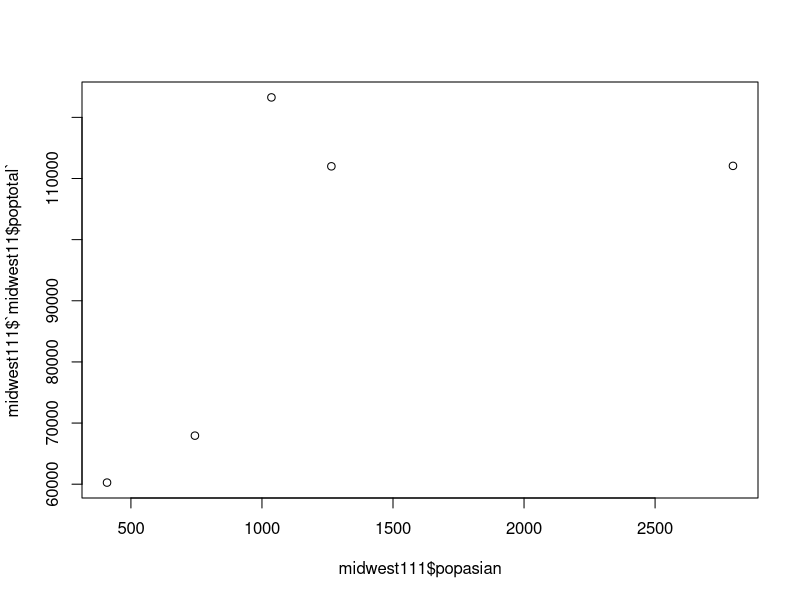
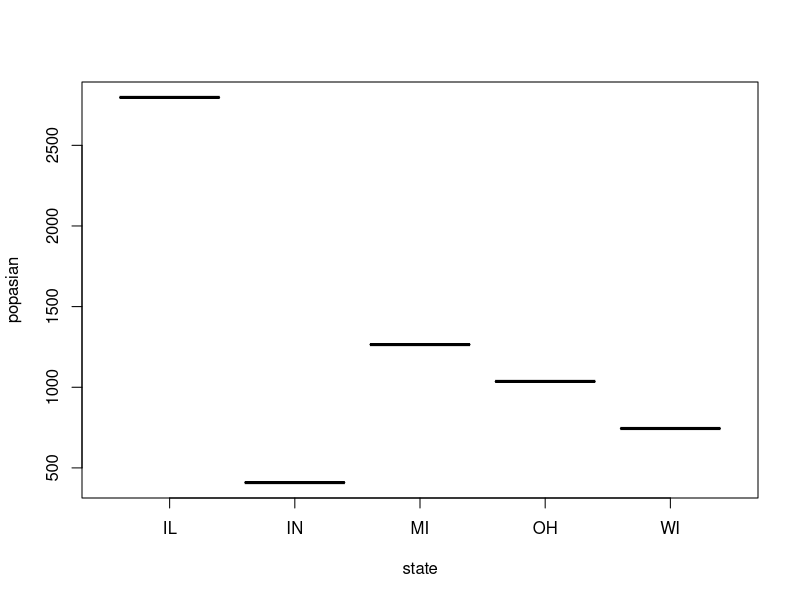
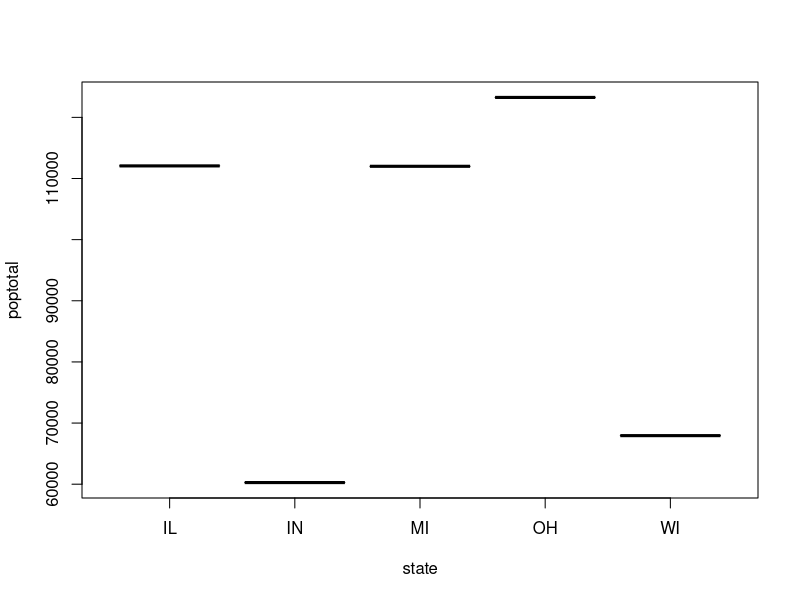
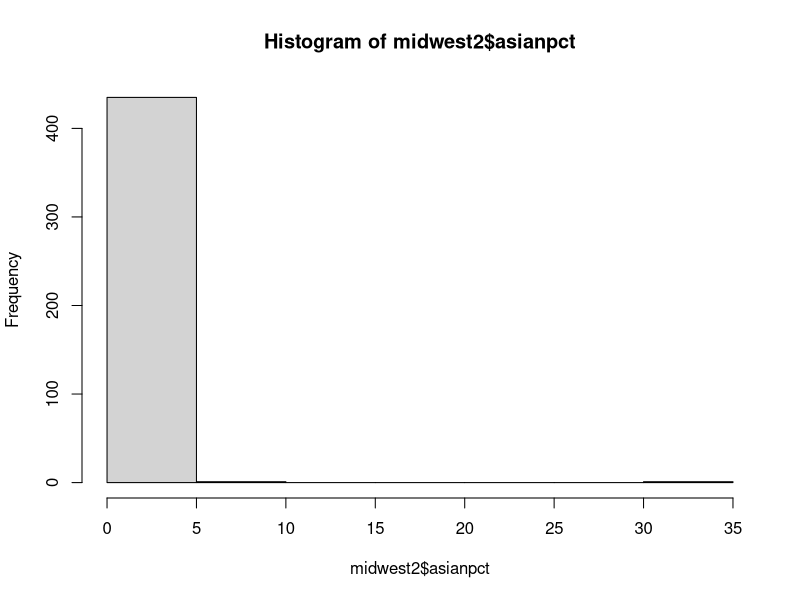
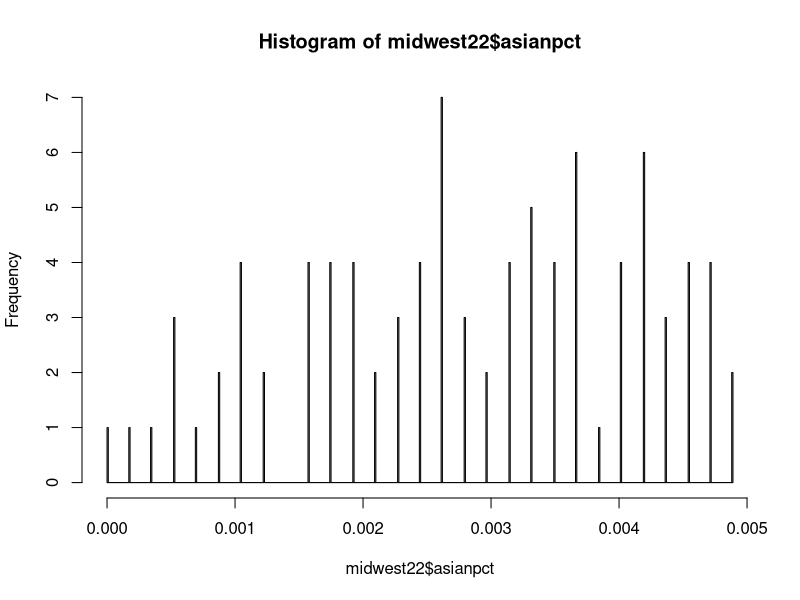
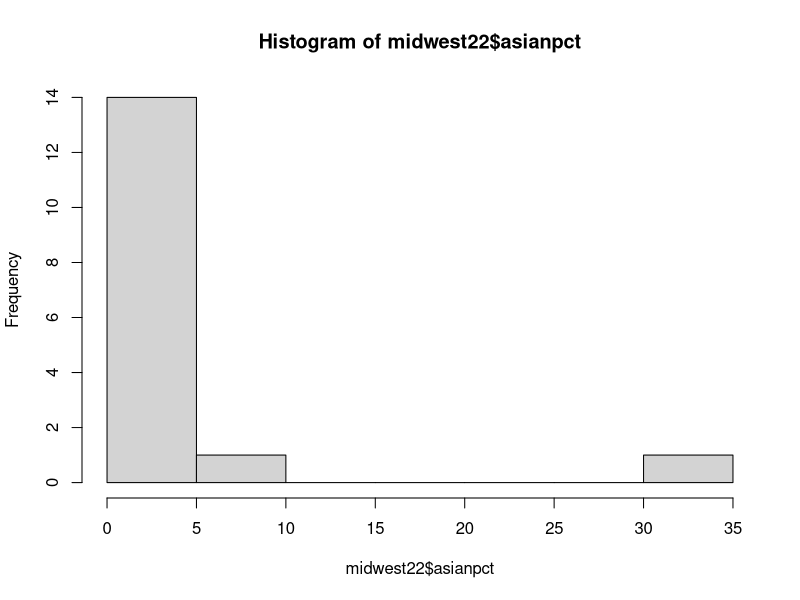
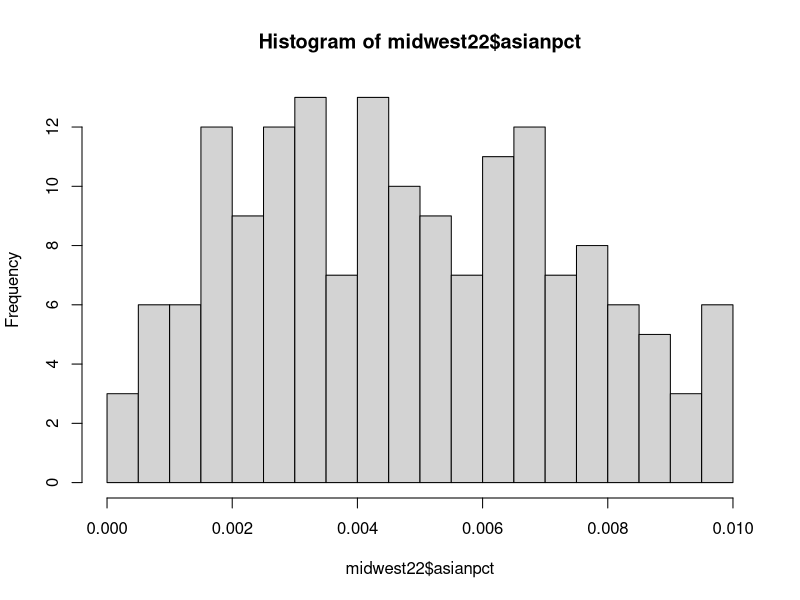

Recreate these plots in R, in order. (Note: this script raises an error after producing the figures.)
# midwest 데이터를 data.frame으로 불러온 후, 전체인구와 아시아계인구 데이터의 특징을 설명하시오. (state별 비교 설명)

midwest = as.data.frame(ggplot2::midwest)
data.frame(midwest)
library(psych)
describe(midwest[c('popasian', 'poptotal')])
summary(midwest[c('popasian', 'poptotal')])
midwest1 = aggregate(data=midwest, popasian~state, mean)
midwest11 = aggregate(data=midwest, poptotal~state, mean)
midwest111 = cbind(midwest1, midwest11$poptotal)
head(midwest1)
plot(midwest111$popasian, midwest111$`midwest11$poptotal`)
boxplot(midwest111$popasian~midwest1$state, data=midwest1, xlab = "state", ylab="popasian")
boxplot(midwest111$`midwest11$poptotal`~midwest1$state, data=midwest1, xlab = "state", ylab="poptotal")
aggregate(data=midwest, percasian~state, mean)

## 데이터를 기준으로 살펴봤을 때, 미 중서부 지역에서 사람이 가장 많이 사는 곳과 가장 적게 사는 곳의 인구수는 5105067명과 1701명이고, 아시아계의 경우는 한 명도 살지 않는 곳에서부터 188565명이 사는 곳도 있었다.
## 437개의 county를 통합하여 5개주를 중심으로 분석을 하자면, 전체 인구수 순으로는 오하이오(OH), 일리노이(IL), 미시건(MI), 위스콘신(WI), 인디애나(IN)였다.
## 반면 아시아계 인구 거주순으로 보았을 때, 일리노이, 미시건, 오하이오, 위스콘신, 인디애나의 순서를 보였다. 
## 각 주별 아시아게 인구의 비율을 비교해보면 일리노이가 56.3%, 위스콘신 55.6%, 미시건 50.7%, 오하이오 43.3%, 인디애나 38.3%를 나타냈다.



# poptotal 변수(컬럼)를 total로, popasian 변수를 asian으로 변수명을 변경하는 코드를 작성하시오.

midwest2 = midwest
colnames(midwest2)
names(midwest2)[5] = c("total")
names(midwest2)[10] = c("asian")


# 전체 아시아계 인구수와, asian 변수를 이용해 `전체 아시아계 인구 대비 아시아계 인구 백분율` 파생변수(asianpct)를 추가하고, 히스토그램을 그리시오.

popasiantotal = sum(midwest2$asian)
midwest2$asianpct = (midwest2$asian / popasiantotal) * 100
hist(midwest2$asianpct)
midwest22 = midwest2[midwest2$asianpct < 0.005,]
hist(midwest22$asianpct, breaks = 500)

# 도시(state 또는 county)기준으로 아시아계 인구가 어떻게 분포하는지 설명하시오.

head(midwest2)
midwest21 = aggregate(data=midwest2, asianpct~county, mean)
head(midwest21[order(-midwest21$asianpct),]) 

midwest22 = midwest2[midwest2$asianpct > 1,]
hist(midwest22$asianpct, breaks = 10)
## 상기한 것을 제외한 분석결과, 아시아계 전체 인구의 1% 이상이 거주하는 곳은 15곳이었다.
## 이 중에서 asianpct가 가장 높은 상위 5개 county는 COOK, DU PAGE, OAKLANK, CUYAHOGA, MILWAUKEE, WASHTENAW 이다.
## 나머지 대다수 county는 1% 이하인 곳이었다. 

midwest22 = midwest2[midwest2$asianpct < 0.01,]
dim(midwest22)
hist(midwest22$asianpct, breaks =30)
## asianpct가 0.01% 이하인 곳만 추려도 165개의 county가 있었으며, 가장 최하위 5개의 county는 MENOMINEE(0%), BENTON(0.01746197%), IRON(0.03492394%), SCOTT(0.05238592%), CARROLL(0.05238592%)이었다.



# 아시아계 인구 백분율(asianpct)의 전체 평균을 구하고, 평균을 초과하면 "lg", 그 외는 "sm"을 부여하는 파생변수(asianrate)를 추가하는 코드를 작성하시오.

average_asianpct = mean(midwest21$asianpct)
average_asianpct
midwest2$asianrate = ifelse(midwest2$asianpct > average_asianpct, "lg", "sm")
head(midwest21)
head(midwest2)

# "lg"와 "sm"에 해당하는 지역이 얼마나 되는지 빈도 막대그래프(qplot)을 그려보시오.

qplot(midwest2$asianrate)
